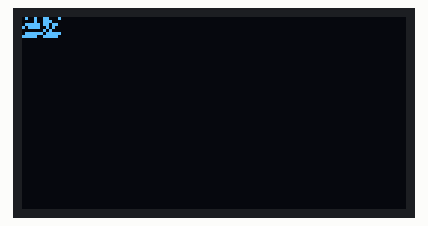
The program below on a simulated Raspberry Pi (BCM pin numbers). Parts: 128×64 one-colour display.

Above: at 0.2 s.
At 4.2 s:
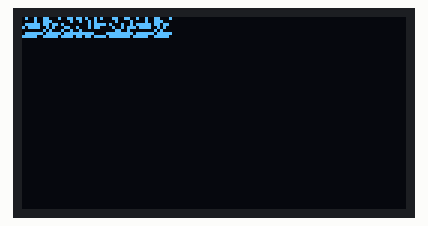
At 8.2 s:
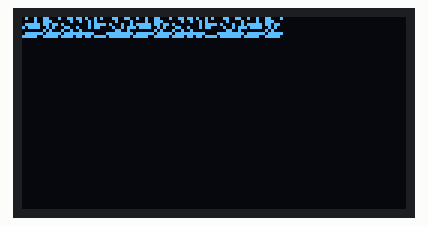
At 18.2 s:
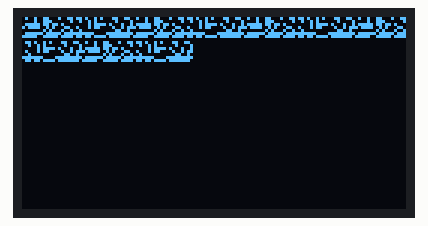
At 28.2 s:
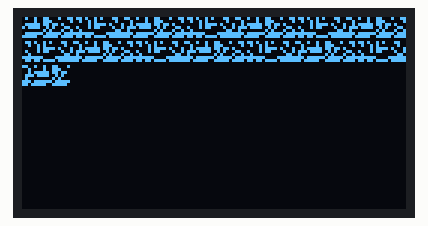
At 38.3 s:
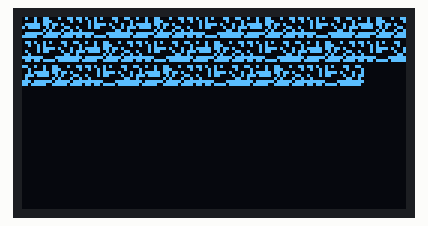

The program:

IIC_oled.py
```python
import smbus
import time

# 设置OLED的I2C地址，根据实际情况进行更改
OLED_ADDR = 0x3C

# 定义命令和数据传输的常量
COMMAND_MODE = 0x00
DATA_MODE = 0x40

# 初始化I2C总线
bus = smbus.SMBus(1)
time.sleep(0.1)

def send_command(command):
    # 发送命令到OLED
    bus.write_byte_data(OLED_ADDR, COMMAND_MODE, command)

def send_data(data):
    # 发送数据到OLED
    bus.write_byte_data(OLED_ADDR, DATA_MODE, data)

def initialize_oled():
    # 初始化OLED
    send_command(0xAE)  # 关闭OLED显示
    send_command(0xD5)  # 设置时钟分频因子
    send_command(0x80)  # 默认分频因子为0x80
    send_command(0xA8)  # 设置驱动路数
    send_command(0x3F)  # 设置为0x3F，即1/64duty
    send_command(0xD3)  # 设置显示偏移
    send_command(0x00)  # 默认偏移为0x00
    send_command(0x40)  # 设置起始行
    send_command(0x8D)  # 电荷泵设置
    send_command(0x14)  # 使能电荷泵
    send_command(0x20)  # 设置内存地址模式
    send_command(0x00)  # 设置为水平寻址模式
    send_command(0xA1)  # 设置段重定义
    send_command(0xC8)  # 设置COM扫描方向
    send_command(0xDA)  # 设置COM引脚硬件配置
    send_command(0x12)  # 设置为0x12，即Alternative COM pin configuration
    send_command(0x81)  # 对比度设置
    send_command(0xCF)  # 默认对比度为0xCF
    send_command(0xD9)  # 预充电周期设置
    send_command(0xF1)  # 默认为0xF1
    send_command(0xDB)  # VCOMH电压倍率设置
    send_command(0x40)  # 设置为0x40，即0.77*VCC
    send_command(0xA4)  # 设置全局显示开启
    send_command(0xA6)  # 设置正常显示
    send_command(0xAF)  # 打开OLED显示

def display_text(text):
    # 在OLED上显示文本
    for char in text:
        send_data(ord(char))

# 主程序
try:
    initialize_oled()  # 初始化OLED显示屏

    while True:
        display_text("Hello, World!")
        time.sleep(2)
        display_text("This is an OLED display.")
        time.sleep(2)

except KeyboardInterrupt:
    pass
finally:
    # 清理GPIO资源
    bus.close()
```

Measured:
- what the display in image 0 shows lasts 2.0 s, from 0.1 s to 2.1 s
